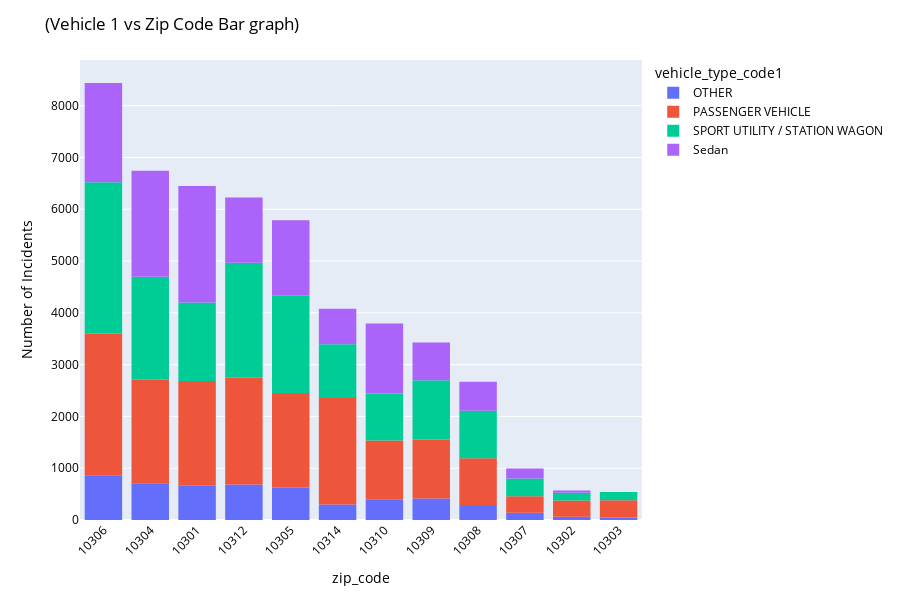
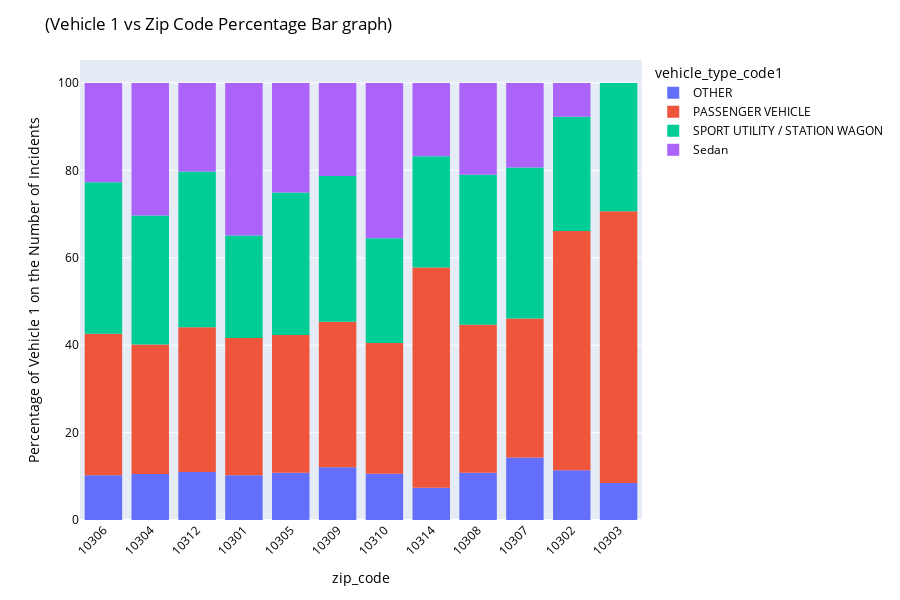

The notebook cell these images were saved under, in order:
### Code cell
VzF = VR.groupby('vehicle_type_code1')['zip_code'].value_counts().reset_index(name='counts')

print(VzF)

fig5 = px.histogram(VzF, x = 'zip_code', y = 'counts', color = 'vehicle_type_code1').update_xaxes(categoryorder='total descending')
fig5.update_layout(font_family="Open Sans")
fig5.update_layout(font_color='Black')
fig5.update_yaxes(title_text= 'Number of Incidents')
fig5.update_layout(uniformtext_minsize=7, uniformtext_mode='show')
fig5.update_layout(height=600)
fig5.update_layout(barmode = 'relative', xaxis_tickangle=-45)
fig5.update_layout(title='(Vehicle 1 vs Zip Code Bar graph)')
fig5.update_layout(title_xanchor="left")
fig5.show()


fig5x = px.histogram(VzF, x = 'zip_code', y = 'counts', color = 'vehicle_type_code1', labels={"counts": "the Number of Incidents"})
fig5x.update_layout(font_family="Open Sans")
fig5x.update_layout(font_color='Black')
fig5x.update_yaxes(title_text= 'Percentage of Vehicle 1 on the Number of Incidents')
fig5x.update_layout(uniformtext_minsize=7, uniformtext_mode='hide')
fig5x.update_layout(hovermode='x')
fig5x.update_layout(height=600)
fig5x.update_layout(barnorm = 'percent', xaxis_tickangle=-45)
fig5x.update_layout(title='(Vehicle 1 vs Zip Code Percentage Bar graph)')
fig5x.update_layout(title_xanchor="left")
fig5x.show()

### Figure 1 — Plotly figure (JSON) as saved in the notebook; plotly's stock layout.template omitted (floating-point values rounded to 4 significant figures)
{"data": [{"alignmentgroup": "True", "bingroup": "x", "histfunc": "sum", "hovertemplate": "vehicle_type_code1=OTHER<br>zip_code=%{x}<br>sum of counts=%{y}<extra></extra>", "legendgroup": "OTHER", "marker": {"color": "#636efa"}, "name": "OTHER", "offsetgroup": "OTHER", "orientation": "v", "showlegend": true, "type": "histogram", "x": ["10306", "10304", "10312", "10301", "10305", "10309", "10310", "10314", "10308", "10307", "10302", "10303"], "xaxis": "x", "y": [865, 709, 685, 660, 627, 413, 402, 301, 288, 142, 65, 46], "yaxis": "y"}, {"alignmentgroup": "True", "bingroup": "x", "histfunc": "sum", "hovertemplate": "vehicle_type_code1=PASSENGER VEHICLE<br>zip_code=%{x}<br>sum of counts=%{y}<extra></extra>", "legendgroup": "PASSENGER VEHICLE", "marker": {"color": "#EF553B"}, "name": "PASSENGER VEHICLE", "offsetgroup": "PASSENGER VEHICLE", "orientation": "v", "showlegend": true, "type": "histogram", "x": ["10306", "10312", "10314", "10301", "10304", "10305", "10309", "10310", "10308", "10303", "10307", "10302"], "xaxis": "x", "y": [2733, 2061, 2056, 2025, 1998, 1823, 1142, 1134, 904, 337, 316, 312], "yaxis": "y"}, {"alignmentgroup": "True", "bingroup": "x", "histfunc": "sum", "hovertemplate": "vehicle_type_code1=SPORT UTILITY / STATION WAGON<br>zip_code=%{x}<br>sum of counts=%{y}<extra></extra>", "legendgroup": "SPORT UTILITY / STATION WAGON", "marker": {"color": "#00cc96"}, "name": "SPORT UTILITY / STATION WAGON", "offsetgroup": "SPORT UTILITY / STATION WAGON", "orientation": "v", "showlegend": true, "type": "histogram", "x": ["10306", "10312", "10304", "10305", "10301", "10309", "10314", "10308", "10310", "10307", "10303", "10302"], "xaxis": "x", "y": [2926, 2219, 1991, 1890, 1514, 1144, 1038, 916, 908, 343, 159, 149], "yaxis": "y"}, {"alignmentgroup": "True", "bingroup": "x", "histfunc": "sum", "hovertemplate": "vehicle_type_code1=Sedan<br>zip_code=%{x}<br>sum of counts=%{y}<extra></extra>", "legendgroup": "Sedan", "marker": {"color": "#ab63fa"}, "name": "Sedan", "offsetgroup": "Sedan", "orientation": "v", "showlegend": true, "type": "histogram", "x": ["10301", "10304", "10306", "10305", "10310", "10312", "10309", "10314", "10308", "10307", "10302"], "xaxis": "x", "y": [2250, 2046, 1914, 1450, 1348, 1261, 729, 683, 561, 192, 44], "yaxis": "y"}], "layout": {"barmode": "relative", "font": {"color": "Black", "family": "Open Sans"}, "height": 600, "legend": {"title": {"text": "vehicle_type_code1"}, "tracegroupgap": 0}, "margin": {"t": 60}, "title": {"text": "(Vehicle 1 vs Zip Code Bar graph)", "xanchor": "left"}, "uniformtext": {"minsize": 7, "mode": "show"}, "xaxis": {"anchor": "y", "categoryorder": "total descending", "domain": [0, 1], "tickangle": -45, "title": {"text": "zip_code"}}, "yaxis": {"anchor": "x", "domain": [0, 1], "title": {"text": "Number of Incidents"}}}}

### Figure 2 — Plotly figure (JSON) as saved in the notebook; plotly's stock layout.template omitted (floating-point values rounded to 4 significant figures)
{"data": [{"alignmentgroup": "True", "bingroup": "x", "histfunc": "sum", "hovertemplate": "vehicle_type_code1=OTHER<br>zip_code=%{x}<br>sum of the Number of Incidents=%{y}<extra></extra>", "legendgroup": "OTHER", "marker": {"color": "#636efa"}, "name": "OTHER", "offsetgroup": "OTHER", "orientation": "v", "showlegend": true, "type": "histogram", "x": ["10306", "10304", "10312", "10301", "10305", "10309", "10310", "10314", "10308", "10307", "10302", "10303"], "xaxis": "x", "y": [865, 709, 685, 660, 627, 413, 402, 301, 288, 142, 65, 46], "yaxis": "y"}, {"alignmentgroup": "True", "bingroup": "x", "histfunc": "sum", "hovertemplate": "vehicle_type_code1=PASSENGER VEHICLE<br>zip_code=%{x}<br>sum of the Number of Incidents=%{y}<extra></extra>", "legendgroup": "PASSENGER VEHICLE", "marker": {"color": "#EF553B"}, "name": "PASSENGER VEHICLE", "offsetgroup": "PASSENGER VEHICLE", "orientation": "v", "showlegend": true, "type": "histogram", "x": ["10306", "10312", "10314", "10301", "10304", "10305", "10309", "10310", "10308", "10303", "10307", "10302"], "xaxis": "x", "y": [2733, 2061, 2056, 2025, 1998, 1823, 1142, 1134, 904, 337, 316, 312], "yaxis": "y"}, {"alignmentgroup": "True", "bingroup": "x", "histfunc": "sum", "hovertemplate": "vehicle_type_code1=SPORT UTILITY / STATION WAGON<br>zip_code=%{x}<br>sum of the Number of Incidents=%{y}<extra></extra>", "legendgroup": "SPORT UTILITY / STATION WAGON", "marker": {"color": "#00cc96"}, "name": "SPORT UTILITY / STATION WAGON", "offsetgroup": "SPORT UTILITY / STATION WAGON", "orientation": "v", "showlegend": true, "type": "histogram", "x": ["10306", "10312", "10304", "10305", "10301", "10309", "10314", "10308", "10310", "10307", "10303", "10302"], "xaxis": "x", "y": [2926, 2219, 1991, 1890, 1514, 1144, 1038, 916, 908, 343, 159, 149], "yaxis": "y"}, {"alignmentgroup": "True", "bingroup": "x", "histfunc": "sum", "hovertemplate": "vehicle_type_code1=Sedan<br>zip_code=%{x}<br>sum of the Number of Incidents=%{y}<extra></extra>", "legendgroup": "Sedan", "marker": {"color": "#ab63fa"}, "name": "Sedan", "offsetgroup": "Sedan", "orientation": "v", "showlegend": true, "type": "histogram", "x": ["10301", "10304", "10306", "10305", "10310", "10312", "10309", "10314", "10308", "10307", "10302"], "xaxis": "x", "y": [2250, 2046, 1914, 1450, 1348, 1261, 729, 683, 561, 192, 44], "yaxis": "y"}], "layout": {"barmode": "relative", "barnorm": "percent", "font": {"color": "Black", "family": "Open Sans"}, "height": 600, "hovermode": "x", "legend": {"title": {"text": "vehicle_type_code1"}, "tracegroupgap": 0}, "margin": {"t": 60}, "title": {"text": "(Vehicle 1 vs Zip Code Percentage Bar graph)", "xanchor": "left"}, "uniformtext": {"minsize": 7, "mode": "hide"}, "xaxis": {"anchor": "y", "domain": [0, 1], "tickangle": -45, "title": {"text": "zip_code"}}, "yaxis": {"anchor": "x", "domain": [0, 1], "title": {"text": "Percentage of Vehicle 1 on the Number of Incidents"}}}}
